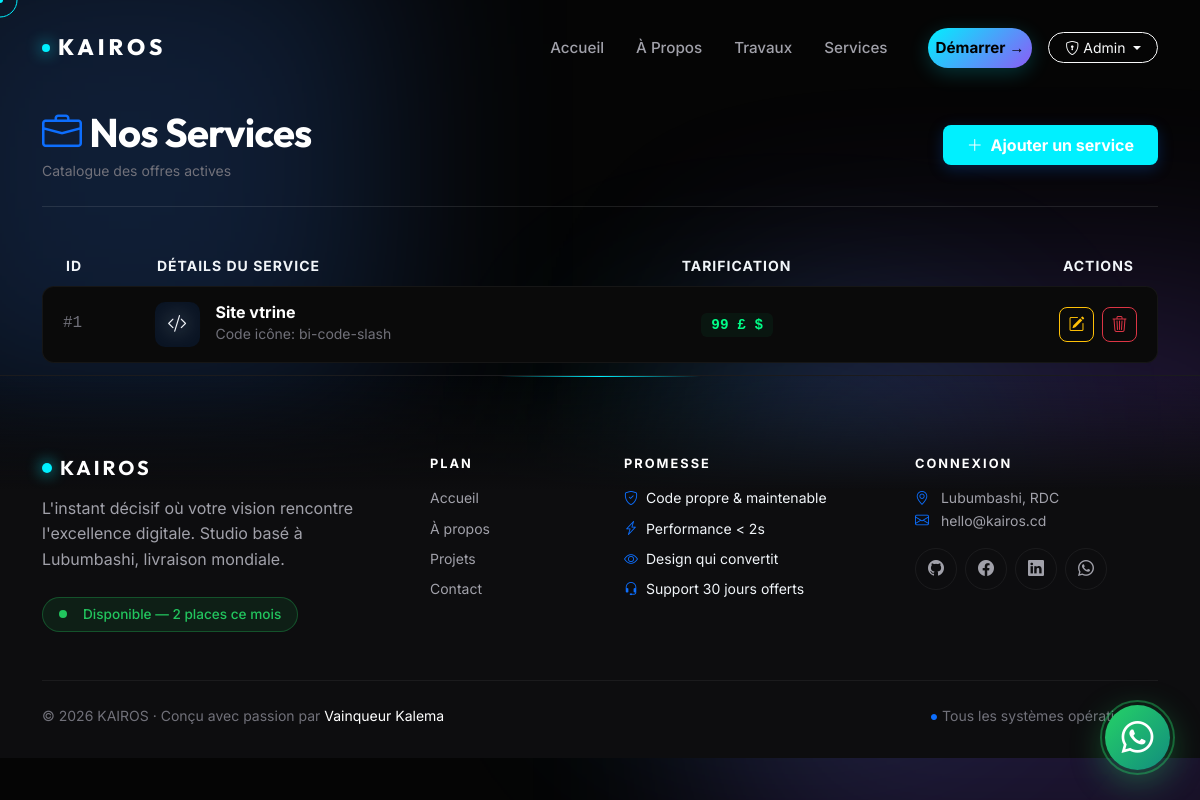
Before: /admin/services (signed in) with the older database file.
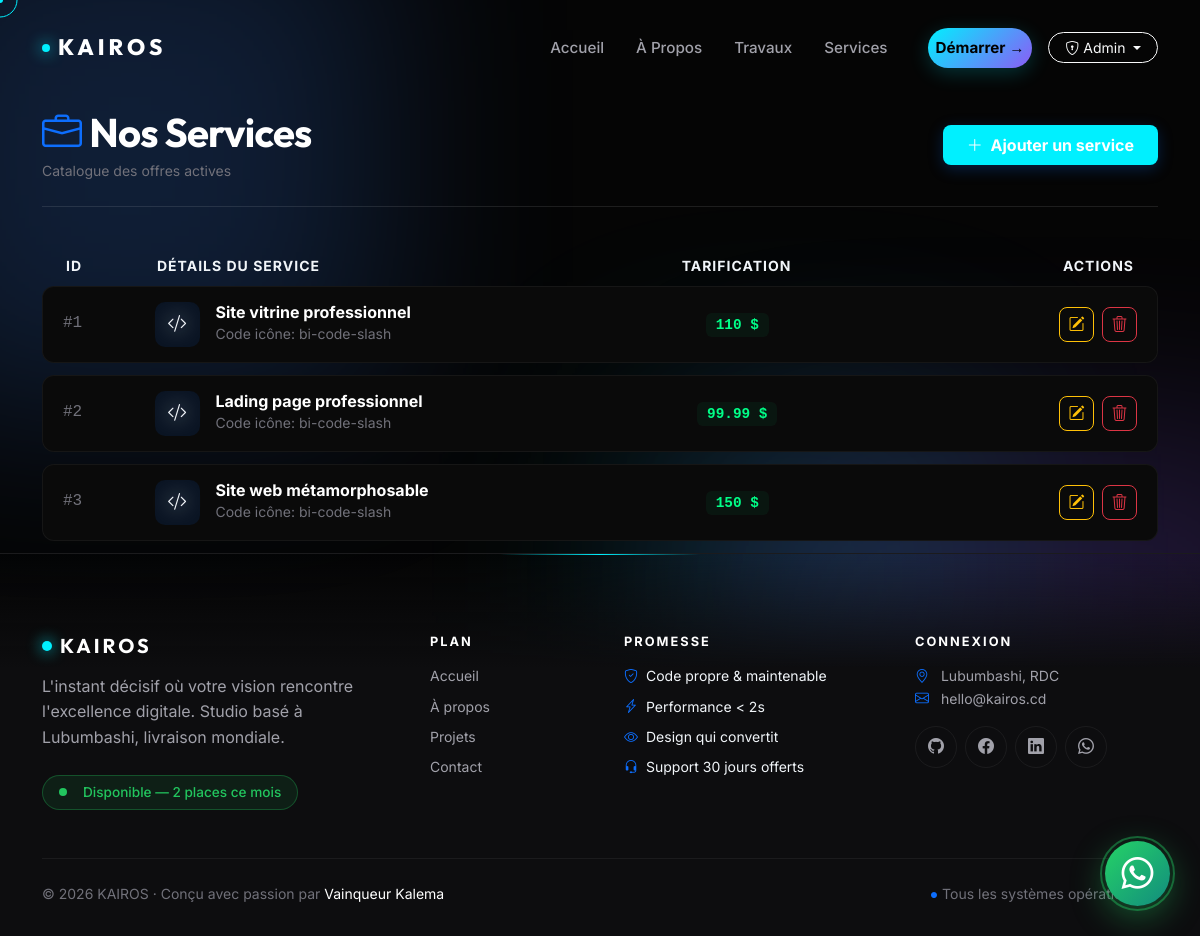
After: the same page with the newer database file.
### app/models.py (models this page shows)
class Service(db.Model):
    id = db.Column(db.Integer, primary_key=True)
    title = db.Column(db.String(100), nullable=False)
    description = db.Column(db.Text)
    icon = db.Column(db.String(50))
    price = db.Column(db.String(50))
    delivery_days = db.Column(db.Integer)

### app/admin/route.py (the view)
@bp.route('/services')
@login_required
@admin_required
def services():
    services = Service.query.all()
    return render_template('admin/services.html', services=services)

### app/admin/route.py (called while the page is built)
def admin_required(f):
    @wraps(f)
    def decorated(*args, **kwargs):
        if not current_user.is_authenticated or not current_user.is_admin:
            flash('Accès réservé aux administrateurs.', 'danger')
            return redirect(url_for('auth.login'))
        return f(*args, **kwargs)
    return decorated

### app/templates/admin/services.html (shortened to what this page needs)
{% extends 'base.html' %}
{% block content %}
<div class="container mt-2 fade-up">
    <div class="d-flex justify-content-between align-items-center mb-5 border-bottom border-white border-opacity-10 pb-4">
        <div>
            <h1 class="text-white fw-bold m-0"><i class="bi bi-briefcase me-2 text-primary"></i>Nos Services</h1>
            <p class="text-muted small m-0 mt-1">Catalogue des offres actives</p>
        </div>
        <a href="{{ url_for('admin.service_new') }}" class="btn btn-primary px-4 py-2 fw-bold rounded-3">
            <i class="bi bi-plus-lg me-1"></i> Ajouter un service
        </a>
    </div>
    <div class="services-list">
        <div class="row px-4 mb-2 d-none d-md-flex text-muted small fw-bold text-uppercase" style="letter-spacing: 1px;">
            <div class="col-md-1">ID</div>
            <div class="col-md-5">Détails du Service</div>
            <div class="col-md-3 text-center">Tarification</div>
            <div class="col-md-3 text-end">Actions</div>
        </div>
        {% for s in services %}
        <div class="service-row">
            <div class="row align-items-center">
                <div class="col-md-1 d-none d-md-block font-monospace text-muted">
                    #{{ s.id }}
                </div>
                <div class="col-md-5">
                    <div class="d-flex align-items-center">
                        <div class="icon-box me-3">
                            <i class="bi {{ s.icon if s.icon else 'bi-gear' }}"></i>
                        </div>
                        <div>
                            <h6 class="text-white fw-bold m-0">{{ s.title }}</h6>
                            <small class="text-muted d-none d-md-block">Code icône: {{ s.icon }}</small>
                        </div>
                    </div>
                </div>
                <div class="col-md-3 text-center my-3 my-md-0">
                    <span class="price-tag">{{ s.price }} $</span>
                </div>
                <div class="col-md-3 text-end">
                    <div class="d-flex justify-content-end gap-2">
                        <a href="{{ url_for('admin.service_edit', id=s.id) }}" class="btn btn-outline-warning btn-action" title="Modifier">
                            <i class="bi bi-pencil-square"></i>
                        </a>
                        <form action="{{ url_for('admin.service_delete', id=s.id) }}" method="POST" class="d-inline">
                            <button type="submit" class="btn btn-outline-danger btn-action" onclick="return confirm('Purger ce service ?')" title="Supprimer">
                                <i class="bi bi-trash3"></i>
                            </button>
                        </form>
                    </div>
                </div>
            </div>
        </div>
        {% else %}
        <div class="text-center py-5 opacity-25">
            <i class="bi bi-slash-circle fs-1"></i>
            <p class="mt-2">Aucun service configuré.</p>
        </div>
        {% endfor %}
    </div>
</div>
{% endblock %}

### app/templates/base.html (shortened to what this page needs)
<!DOCTYPE html>
<html lang="fr">
<head>
    <link href="https://cdn.jsdelivr.net/npm/bootstrap@5.3.0/dist/css/bootstrap.min.css" rel="stylesheet">
    <link rel="stylesheet" href="https://cdn.jsdelivr.net/npm/bootstrap-icons@1.11.3/font/bootstrap-icons.min.css">
    <link rel="stylesheet" href="{{ url_for('static', filename='css/style.css') }}">
</head>
<body>
    <div class="cursor-ring"></div>
    <div class="blob blob-1"></div>
    <div class="blob blob-2"></div>
    <div class="blob blob-3"></div>
    <nav class="navbar navbar-expand-lg fixed-top">
        <div class="container">
            <a class="navbar-brand" href="{{ url_for('main.index') }}">
                <span class="logo-dot"></span>
                KAIROS
            </a>
            <div class="collapse navbar-collapse" id="navbarNav">
                <ul class="navbar-nav ms-auto align-items-lg-center">
                    <li class="nav-item"><a class="nav-link" href="{{ url_for('main.index') }}">Accueil</a></li>
                    <li class="nav-item"><a class="nav-link" href="{{ url_for('main.about') }}">À Propos</a></li>
                    <li class="nav-item"><a class="nav-link" href="{{ url_for('main.projects') }}">Travaux</a></li>
                    <li class="nav-item"><a class="nav-link" href="{{ url_for('main.services') }}">Services</a></li>
                    <li class="nav-item ms-lg-3">
                        <a class="btn-cta-nav nav-link" href="{{ url_for('main.contact') }}">
                            Démarrer →
                        </a>
                    </li>
                    {% if current_user.is_authenticated and current_user.is_admin %}
                    <li class="nav-item dropdown ms-lg-2">
                        <a class="btn btn-outline-light btn-sm rounded-pill px-3 dropdown-toggle" href="#" data-bs-toggle="dropdown">
                            <i class="bi bi-shield-lock me-1"></i>Admin
                        </a>
                    </li>
                    {% endif %}
                </ul>
            </div>
        </div>
    </nav>
    <main>{% block content %}{% endblock %}</main>
    <footer>
        <div class="container">
            <div class="row g-5 mb-5">
                <div class="col-lg-4">
                    <div class="d-flex align-items-center gap-2 mb-3">
                        <span class="logo-dot" style="width:10px;height:10px;border-radius:50%;background:var(--primary);box-shadow:0 0 15px var(--primary);"></span>
                        <h5 class="fw-bold mb-0 text-white" style="letter-spacing:3px;">KAIROS</h5>
                    </div>
                    <p class="text-soft" style="color: var(--text-soft);">
                        L'instant décisif où votre vision rencontre l'excellence digitale.
                        Studio basé à Lubumbashi, livraison mondiale.
                    </p>
                    <div class="mt-4">
                        <span class="badge-live">
                            <span class="dot"></span>
                            Disponible — 2 places ce mois
                        </span>
                    </div>
                </div>
                <div class="col-6 col-md-3 col-lg-2">
                    <h6 class="fw-bold mb-3 text-white text-uppercase" style="letter-spacing:2px;font-size:0.8rem;">Plan</h6>
                    <ul class="list-unstyled small">
                        <li class="mb-2"><a href="{{ url_for('main.index') }}" class="footer-link">Accueil</a></li>
                        <li class="mb-2"><a href="{{ url_for('main.about') }}" class="footer-link">À propos</a></li>
                        <li class="mb-2"><a href="{{ url_for('main.projects') }}" class="footer-link">Projets</a></li>
                        <li class="mb-2"><a href="{{ url_for('main.contact') }}" class="footer-link">Contact</a></li>
                    </ul>
                </div>
                <div class="col-6 col-md-3 col-lg-3">
                    <h6 class="fw-bold mb-3 text-white text-uppercase" style="letter-spacing:2px;font-size:0.8rem;">Promesse</h6>
                    <ul class="list-unstyled small" style="color: var(--text-soft);">
                        <li class="mb-2"><i class="bi bi-shield-check text-primary me-2"></i>Code propre & maintenable</li>
                        <li class="mb-2"><i class="bi bi-lightning-charge text-primary me-2"></i>Performance &lt; 2s</li>
                        <li class="mb-2"><i class="bi bi-eye text-primary me-2"></i>Design qui convertit</li>
                        <li class="mb-2"><i class="bi bi-headset text-primary me-2"></i>Support 30 jours offerts</li>
                    </ul>
                </div>
                <div class="col-md-3">
                    <h6 class="fw-bold mb-3 text-white text-uppercase" style="letter-spacing:2px;font-size:0.8rem;">Connexion</h6>
                    <p class="small mb-3" style="color: var(--text-soft);">
                        <i class="bi bi-geo-alt me-2 text-primary"></i> Lubumbashi, RDC<br>
                        <i class="bi bi-envelope me-2 text-primary"></i> hello@kairos.cd
                    </p>
                    <div class="d-flex gap-2">
                        <a href="https://github.com/vainqueur05" class="social-icon" aria-label="GitHub"><i class="bi bi-github"></i></a>
                        <a href="#" class="social-icon" aria-label="Facebook"><i class="bi bi-facebook"></i></a>
                        <a href="#" class="social-icon" aria-label="LinkedIn"><i class="bi bi-linkedin"></i></a>
                        <a href="https://wa.me/243895288981" class="social-icon" aria-label="WhatsApp"><i class="bi bi-whatsapp"></i></a>
                    </div>
                </div>
            </div>
            <div class="d-flex flex-column flex-md-row justify-content-between align-items-center pt-4" style="border-top: 1px solid var(--border-soft);">
                <p class="mb-0 small" style="color: var(--text-muted);">
                    © 2026 KAIROS · Conçu avec passion par <span class="text-white">Vainqueur Kalema</span>
                </p>
                <p class="mb-0 small mt-2 mt-md-0" style="color: var(--text-muted);">
                    <span class="text-primary">●</span> Tous les systèmes opérationnels
                </p>
            </div>
        </div>
    </footer>
    <a href="https://wa.me/243895288981?text=Bonjour%20Vainqueur%2C%20je%20souhaite%20discuter%20d'un%20projet"
       class="whatsapp-float" target="_blank" rel="noopener">
        <i class="bi bi-whatsapp"></i>
    </a>
</body>
</html>

### app/static/css/style.css (style rules this page uses)
:root { --primary: #0d6efd; --primary-glow: rgba(13, 110, 253, 0.25); --dark-bg: #0f172a; --card-bg: rgba(255, 255, 255, 0.03); --border-color: rgba(255, 255, 255, 0.1); --text-main: #f1f5f9; --text-muted: #94a3b8; --success: #10b981; }
body { font-family: 'Inter', sans-serif; color: var(--text-main); background-color: var(--dark-bg); overflow-x: hidden; line-height: 1.6; }
p, li, label, span, div:not(.vscode-footer) { color: var(--text-main); }
h1, h2, h3, h4, h5, h6, .h1, .h2, .h3, .h4, .h5, .h6 { color: #ffffff !important; font-weight: 700; }
.text-muted { color: var(--text-muted) !important; }
.icon-box i { filter: drop-shadow(0 0 10px currentColor); transition: transform 0.3s ease; }
.dot { height: 12px; width: 12px; border-radius: 50%; display: inline-block; margin-right: 8px; }
.btn-primary { background: var(--primary); border: none; padding: 12px 30px; border-radius: 8px; font-weight: 600; box-shadow: 0 4px 15px var(--primary-glow); }

### app/templates/admin/services.html (style rules this page uses)
body { padding-top: 100px; background-color: #050505 !important; color: #f0f0f0; }
.service-row { background: #0a0a0a; border: 1px solid rgba(255, 255, 255, 0.05); border-radius: 12px; padding: 15px 20px; margin-bottom: 12px; transition: 0.3s ease; }
.icon-box { width: 45px; height: 45px; background: rgba(13, 110, 253, 0.1); color: #0d6efd; border-radius: 10px; display: flex; align-items: center; justify-content: center; font-size: 1.2rem; }
.price-tag { font-family: 'Fira Code', monospace; color: #00ff88; font-weight: 700; background: rgba(0, 255, 136, 0.05); padding: 4px 10px; border-radius: 6px; font-size: 0.9rem; }
.btn-action { width: 35px; height: 35px; border-radius: 8px; display: inline-flex; align-items: center; justify-content: center; padding: 0; transition: 0.2s; }

Changed rows visible on the page:
changed Service id 1: title "Site vtrine" → "Site vitrine professionnel"; price "99 £" → "110"
added Service: id "2", title "Lading page professionnel", icon "bi-code-slash", price "99.99"
added Service: id "3", title "Site web métamorphosable", icon "bi-code-slash", price "150"
